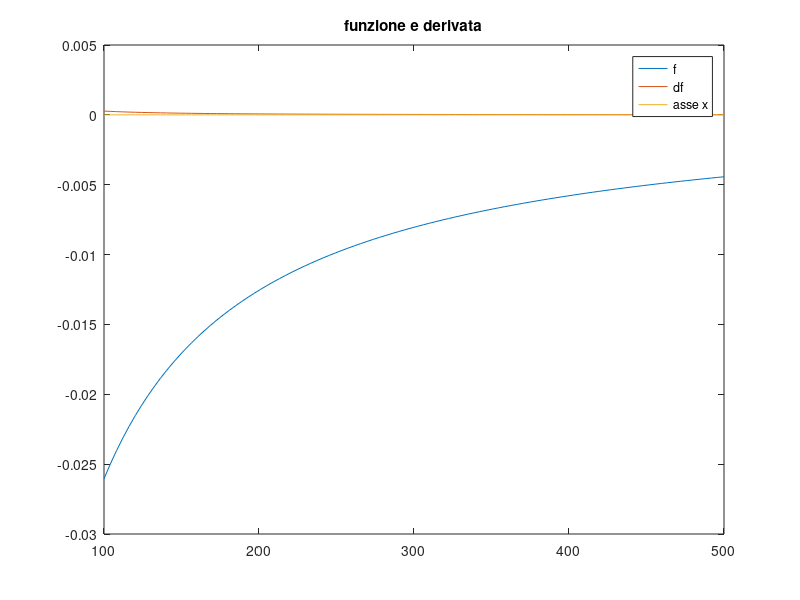

Here is the MATLAB script that generated this plot: (Note: this script raises an error after producing the figure.)
%% parametri globali
close all
clear
c=0.001;
f = @(x) exp(1 - 1./x) - exp(1) + c;
df = @(x) exp(1 - 1./x)./(x.^2);
ddf = @(x) exp(1 - 1./x).*(1 - 2.*x)./(x.^2);
cN= @(x) abs(ddf(x)./(2*df(x)));
xstar=1/(1-log(exp(1)-c)); % soluzione vera
toll=10^-12;
itmax=100;
x0=200;
method='s';

%% punto 1
a=100; b=500; xplot=linspace(a,b);
yplot=f(xplot);
dyplot=df(xplot);

F1=figure(1);
plot(xplot,yplot)
hold on
plot(xplot,dyplot)
plot(xplot,0*xplot)
legend('f','df','asse x')
title('funzione e derivata')
hold off

%% punto 2
[zeroB,resB,wresB,iteratesB,flagB]=Bisezione(f,a,b,toll,method);
[zeroN,resN,iteratesN,flagN]=Newton(f,df,x0,toll,itmax,method);

%% punto 3  
abs_res_vec_B=abs(f(iteratesB(1,:)));
abs_res_vec_N=abs(f(iteratesN));

err_B=abs(iteratesB(1,:)-xstar);
err_N=abs(iteratesN-xstar);

sB=abs(iteratesB(1,2:end)-iteratesB(1,1:end-1));
sN=abs(iteratesN(2:end)-iteratesN(1:end-1));

figure(2)
semilogy(abs_res_vec_B,'b--');
hold on
semilogy(sB,'b:');
semilogy(err_B,'b');
semilogy(abs_res_vec_N,'g--');
semilogy(sN,'g:');
semilogy(err_N,'g');
title('Raffronto dei risultati')
legend('abs residuo bisezione', 'scarto bisezione','errore bisezione',...
    'abs residuo newton', 'scarto newton','errore newton')
hold off

%% punto 5
figure(3)
semilogy(err_B(2:end)./sB,'b');
hold on
semilogy(err_N(2:end)./(sN.^2),'g');
semilogy(1/cN(xstar)+0.*err_N(2:end)./(sN.^2),'r:');
title('rapporto errore scarto');
legend('bisezione p=1','newton p=2','limite teorico')
hold off
